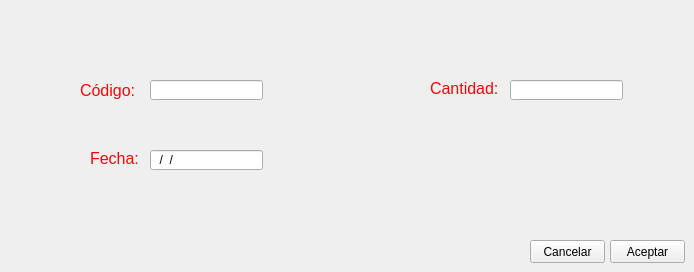
    <widget class="QWidget" name="compraproductos">
     <property name="focusPolicy">
      <enum>Qt::NoFocus</enum>
     </property>
     <property name="windowTitle">
      <string>Compra de productos</string>
     </property>
     <widget class="QPushButton" name="buttonaceptarcom">
      <property name="geometry">
       <rect>
        <x>610</x>
        <y>240</y>
        <width>75</width>
        <height>23</height>
       </rect>
      </property>
      <property name="styleSheet">
       <string notr="true">color: rgb(0, 0, 0);</string>
      </property>
      <property name="text">
       <string>Aceptar</string>
      </property>
     </widget>
     <widget class="QPushButton" name="buttoncancelarcom">
      <property name="geometry">
       <rect>
        <x>530</x>
        <y>240</y>
        <width>75</width>
        <height>23</height>
       </rect>
      </property>
      <property name="styleSheet">
       <string notr="true">color: rgb(0, 0, 0);</string>
      </property>
      <property name="text">
       <string>Cancelar</string>
      </property>
     </widget>
     <widget class="QLineEdit" name="linecodigocom">
      <property name="geometry">
       <rect>
        <x>150</x>
        <y>80</y>
        <width>113</width>
        <height>20</height>
       </rect>
      </property>
      <property name="maxLength">
       <number>13</number>
      </property>
     </widget>
     <widget class="QLineEdit" name="linecantidadcom">
      <property name="geometry">
       <rect>
        <x>510</x>
        <y>80</y>
        <width>113</width>
        <height>20</height>
       </rect>
      </property>
      <property name="maxLength">
       <number>6</number>
      </property>
     </widget>
     <widget class="QLabel" name="label_6">
      <property name="geometry">
       <rect>
        <x>80</x>
        <y>80</y>
        <width>61</width>
        <height>21</height>
       </rect>
      </property>
      <property name="font">
       <font>
        <pointsize>12</pointsize>
       </font>
      </property>
      <property name="styleSheet">
       <string notr="true">color: rgb(242, 7, 7);</string>
      </property>
      <property name="text">
       <string>Código:</string>
      </property>
     </widget>
     <widget class="QLabel" name="label_7">
      <property name="geometry">
       <rect>
        <x>430</x>
        <y>80</y>
        <width>71</width>
        <height>16</height>
       </rect>
      </property>
      <property name="font">
       <font>
        <pointsize>12</pointsize>
       </font>
      </property>
      <property name="styleSheet">
       <string notr="true">color: rgb(242, 7, 7);</string>
      </property>
      <property name="text">
       <string>Cantidad:</string>
      </property>
     </widget>
     <widget class="QLineEdit" name="linefechacom">
      <property name="geometry">
       <rect>
        <x>150</x>
        <y>150</y>
        <width>113</width>
        <height>20</height>
       </rect>
      </property>
      <property name="inputMask">
       <string>##/##/####; </string>
      </property>
     </widget>
     <widget class="QLabel" name="label_21">
      <property name="geometry">
       <rect>
        <x>90</x>
        <y>150</y>
        <width>51</width>
        <height>16</height>
       </rect>
      </property>
      <property name="font">
       <font>
        <pointsize>12</pointsize>
       </font>
      </property>
      <property name="styleSheet">
       <string notr="true">color: rgb(242, 7, 7);</string>
      </property>
      <property name="text">
       <string>Fecha:</string>
      </property>
     </widget>
    </widget>
